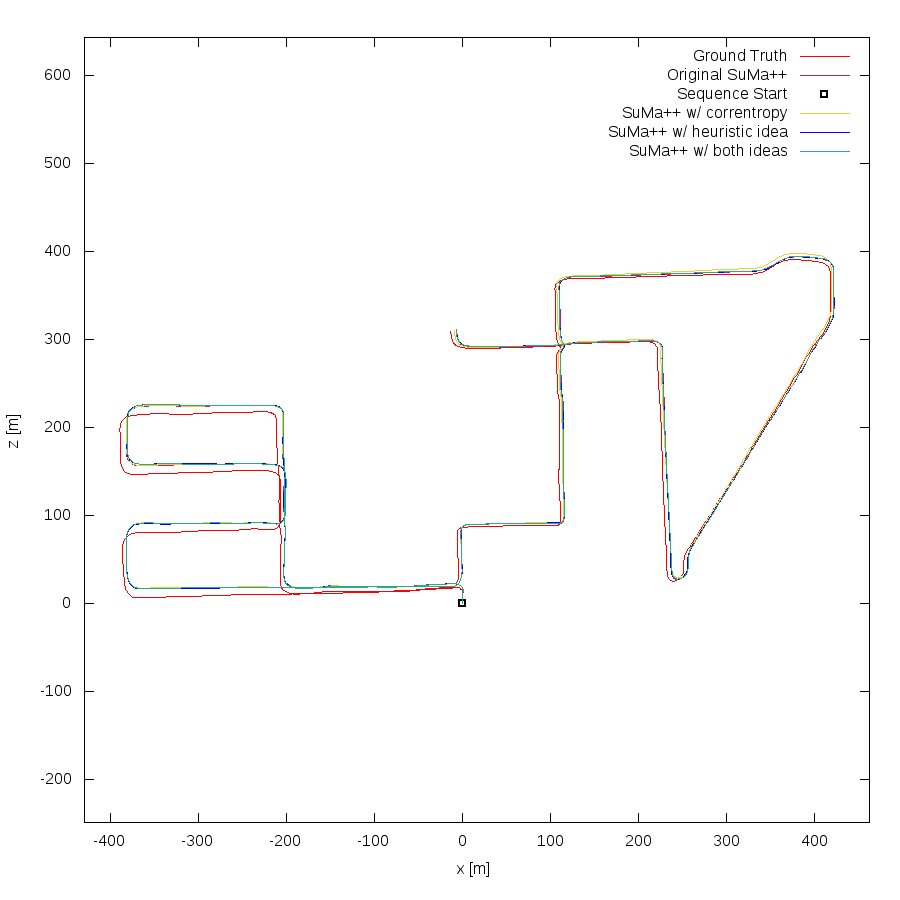

Here is the gnuplot script that generated this plot:
set term png size 900,900
set output "08.png"
set size ratio -1
set xrange [-430:462]
set yrange [-249:643]
set xlabel "x [m]"
set ylabel "z [m]"
plot "o.txt" using 1:2 lc rgb "#FF0000" title 'Ground Truth' w lines,"o.txt" using 3:4 lc rgb "#a82296" title 'Original SuMa++' w lines,"< head -1 o.txt" using 1:2 lc rgb "#000000" pt 4 ps 1 lw 2 title 'Sequence Start' w points, \
"c.txt" using 3:4 lc rgb "#df8c932" title 'SuMa++ w/ correntropy' w lines, \
"l.txt" using 3:4 lc rgb "#0000FF" title 'SuMa++ w/ heuristic idea' w lines, \
"b.txt" using 3:4 lc rgb "#27ad81" title 'SuMa++ w/ both ideas' w lines
